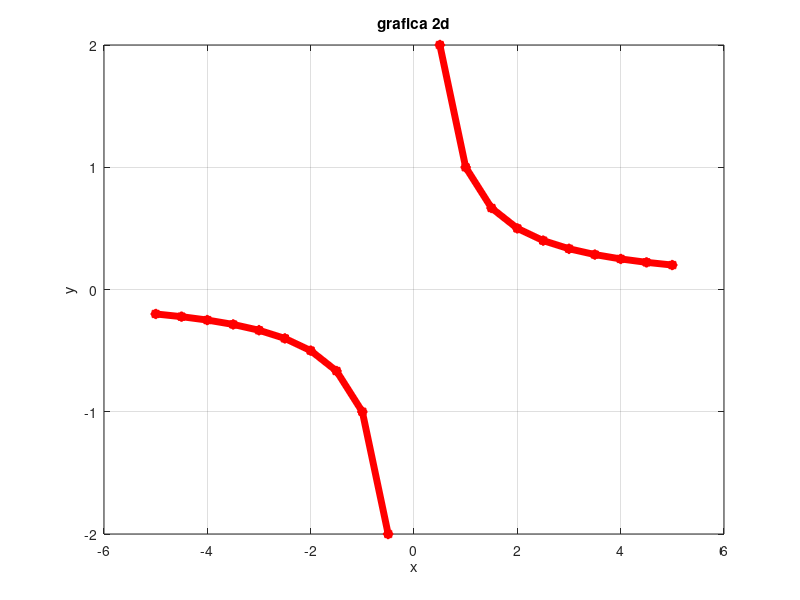

This chart was generated by the following MATLAB code:
clc
close all
clear all

%% Grafica 2d a partir de datos

x = -5: 0.5: 5  % vector x
% y = x.^2 + x - 1; % vector y
% y=cos(x);
y=1./x;

figure(1)
plot(x, y, "*-r", "linewidth", 5)
grid
title ("grafica 2d")
ylabel("y")
xlabel("x")

